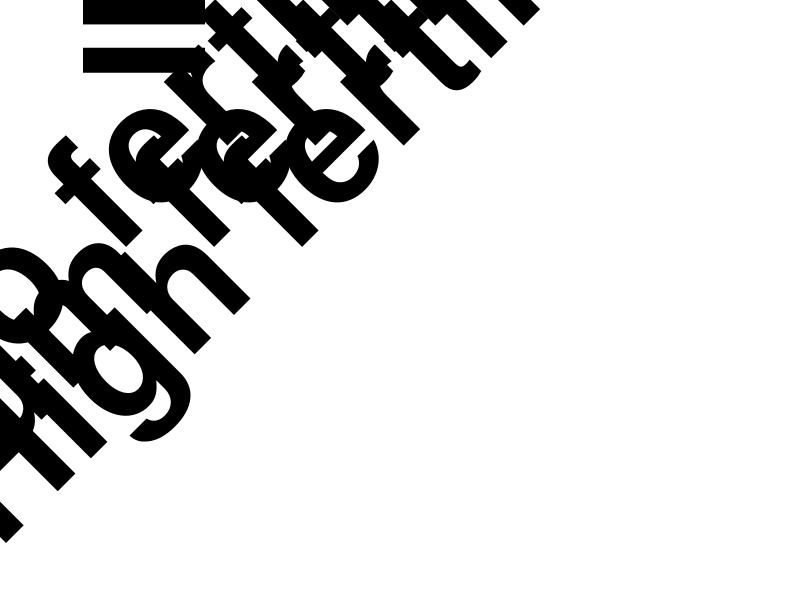
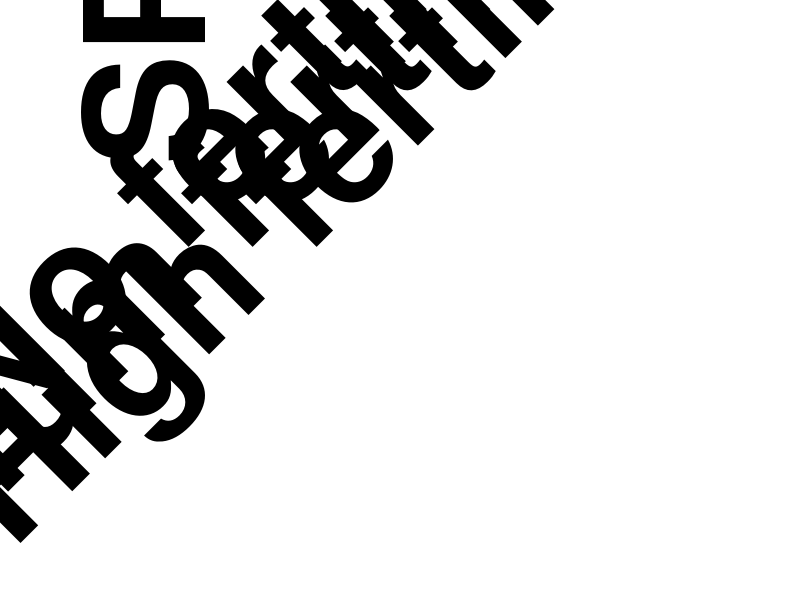
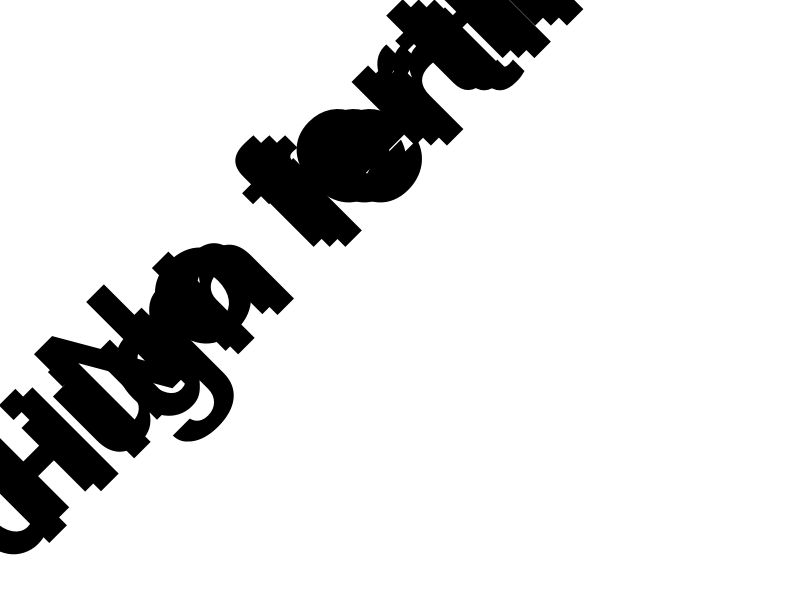
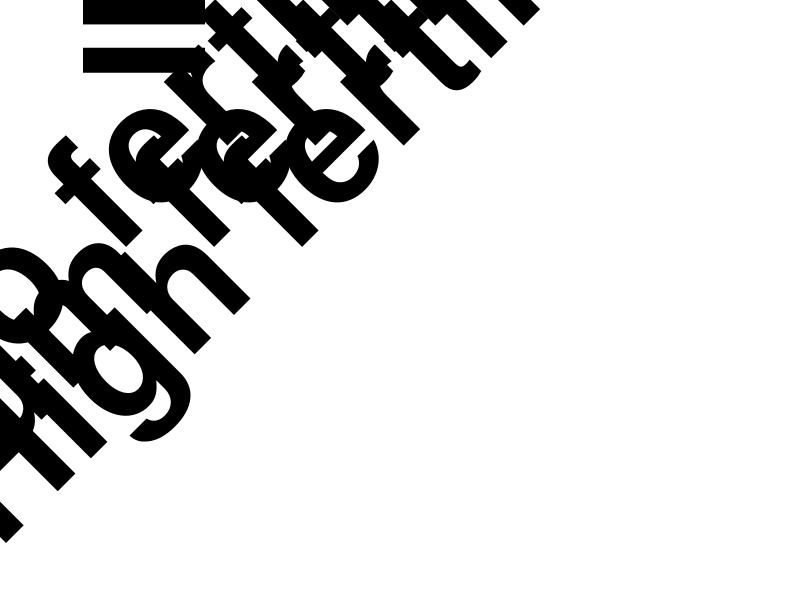
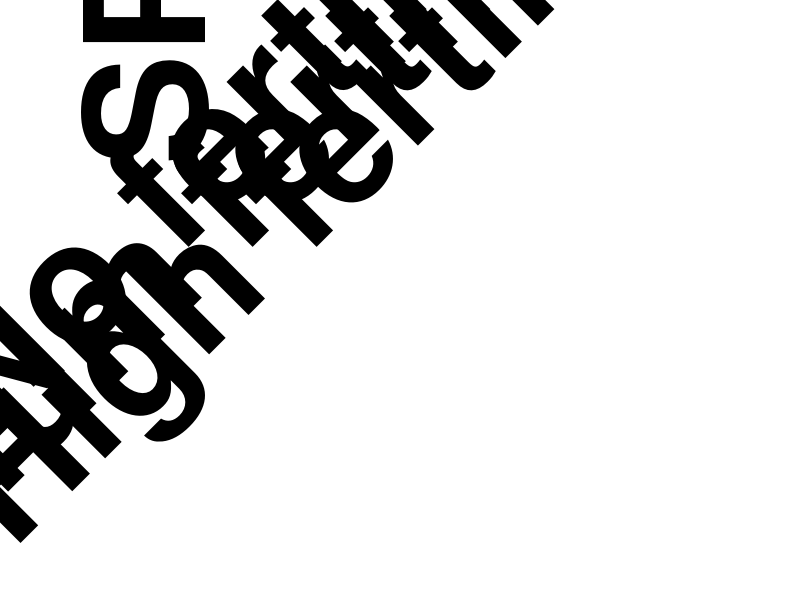
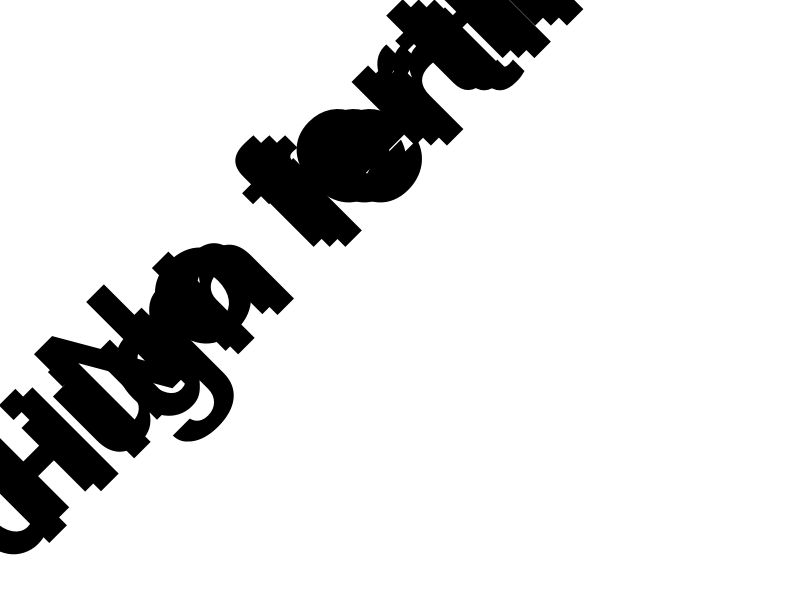
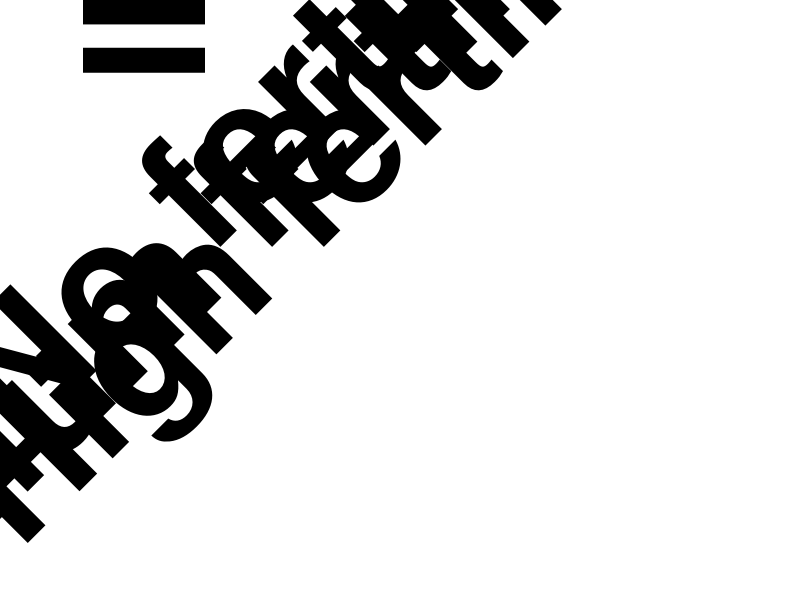
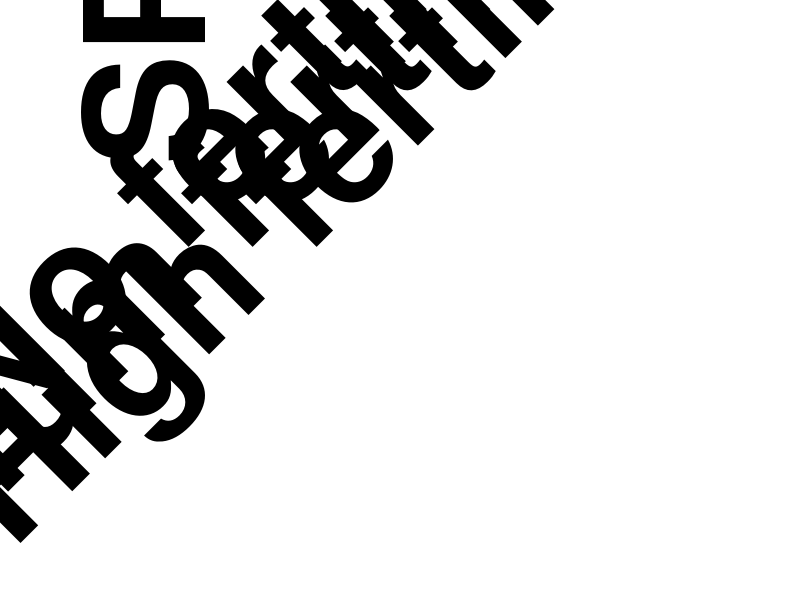

Source code (R) for these figures, in order:
# Phenotypic responses across fertilizer treatments at Leonard and Casselton in 2022

# Load required packages
library(tidyverse)
library(rstatix)
library(ggpubr)

# Output directory
outdir <- "Leonard_Casselton_soybean_phenotype_2022"
if (!dir.exists(outdir)) dir.create(outdir, recursive = TRUE)

# Fertilizer order and colors
fert_order <- c("No fertilizer", "Medium fertilizer", "High fertilizer")

fert_colors <- c(
  "No fertilizer" = "#8B1C62",
  "Medium fertilizer" = "#00008B",
  "High fertilizer" = "#009E73"
)

# Phenotype data

datasets <- list(
  
# Leonard
  
  "Leonard_ND18-17323_IDC" = tribble(
    ~`No fertilizer`, ~`Medium fertilizer`, ~`High fertilizer`,
    4.5, 3.5, 3,
    5, 1.5, 1,
    5, 3, 1.5,
    4.5, 1.5, 1.5
  ),
  
  "Leonard_ND18-17323_SPAD" = tribble(
    ~`No fertilizer`, ~`Medium fertilizer`, ~`High fertilizer`,
    8.5, 35.6, 25.9,
    6.9, 31.3, 38.5,
    11.1, 25.8, 30.9,
    10, 33.3, 37.5
  ),
  
  "Leonard_ND18-17323_SDW" = tribble(
    ~`No fertilizer`, ~`Medium fertilizer`, ~`High fertilizer`,
    764, 3077.8, 5177.5,
    362.2, 3307.8, 5387.6,
    771.4, 2132.5, 5032.4,
    602.1, 4255.7, 6408.7
  ),
  
  "Leonard_ND17009GT_IDC" = tribble(
    ~`No fertilizer`, ~`Medium fertilizer`, ~`High fertilizer`,
    5, 4, 3.5,
    5, 3.5, 3.5,
    5, 3.5, 3,
    5, 3.5, 2.5
  ),
  
  "Leonard_ND17009GT_SPAD" = tribble(
    ~`No fertilizer`, ~`Medium fertilizer`, ~`High fertilizer`,
    7.4, 31.9, 32.9,
    8.9, 37.9, 34.7,
    5.7, 34.2, 33.5,
    6.8, 24.1, 31.4
  ),
  
  "Leonard_ND17009GT_SDW" = tribble(
    ~`No fertilizer`, ~`Medium fertilizer`, ~`High fertilizer`,
    492.1, 2684.5, 3344.9,
    614.2, 4563.5, 5723.2,
    573.6, 2316.7, 4764.7,
    610.7, 2285.3, 3909.5
  ),
  
  "Leonard_A11_IDC" = tribble(
    ~`No fertilizer`, ~`Medium fertilizer`, ~`High fertilizer`,
    1.5, 1.5, 1,
    2, 1.5, 1,
    1.5, 1.5, 1,
    1, 1, 1
  ),
  
  "Leonard_A11_SPAD" = tribble(
    ~`No fertilizer`, ~`Medium fertilizer`, ~`High fertilizer`,
    30.9, 32.9, 35.6,
    22.2, 33, 36.6,
    33.3, 35.8, 37,
    33.8, 36.9, 38.4
  ),
  
  "Leonard_A11_SDW" = tribble(
    ~`No fertilizer`, ~`Medium fertilizer`, ~`High fertilizer`,
    3328.6, 4362.5, 6813.2,
    2292.7, 4431.4, 7533.2,
    4844.9, 4185.7, 3397.5,
    12354.8, 3601.6, 7202.5
  ),
  
  "Leonard_Rollete_IDC" = tribble(
    ~`No fertilizer`, ~`Medium fertilizer`, ~`High fertilizer`,
    4, 2, 1.5,
    3, 1.5, 1,
    4, 1.5, 1,
    4, 3, 1
  ),
  
  "Leonard_Rollete_SPAD" = tribble(
    ~`No fertilizer`, ~`Medium fertilizer`, ~`High fertilizer`,
    29.4, 27.7, 34.8,
    23.6, 28.4, 32.5,
    25.1, 38.1, 38.8,
    20.8, 30.9, 36.7
  ),
  
  "Leonard_Rollete_SDW" = tribble(
    ~`No fertilizer`, ~`Medium fertilizer`, ~`High fertilizer`,
    1772.8, 1904.5, 4427.5,
    1886.4, 2605.8, 8543.2,
    2063.7, 3635.4, 6378.3,
    1799.9, 2175.8, 4534.5
  ),
  
# Casselton
  
  "Casselton_ND18-17323_IDC" = tribble(
    ~`No fertilizer`, ~`Medium fertilizer`, ~`High fertilizer`,
    1, 1, 1,
    1, 1, 1,
    1, 1, 1,
    1, 1, 1
  ),
  
  "Casselton_ND18-17323_SPAD" = tribble(
    ~`No fertilizer`, ~`Medium fertilizer`, ~`High fertilizer`,
    41.7, 39.4, 35.5,
    33.2, 37.4, 44.2,
    40.5, 41.8, 48.3,
    40.3, 40, 44.7
  ),
  
  "Casselton_ND18-17323_SDW" = tribble(
    ~`No fertilizer`, ~`Medium fertilizer`, ~`High fertilizer`,
    14559.6, 6982.3, 9658.7,
    10857.8, 30566.1, 15992.7,
    11783.5, 20157.6, 16659.4,
    12477.3, 11820.5, 4328.7
  ),
  
  "Casselton_ND17009GT_IDC" = tribble(
    ~`No fertilizer`, ~`Medium fertilizer`, ~`High fertilizer`,
    1, 1, 1,
    1, 1, 1,
    1, 1, 1,
    1, 1, 1
  ),
  
  "Casselton_ND17009GT_SPAD" = tribble(
    ~`No fertilizer`, ~`Medium fertilizer`, ~`High fertilizer`,
    30.7, 35.9, 35.5,
    36.6, 43.5, 37.1,
    37.2, 33.8, 40.7,
    33.2, 37.4, 36.1
  ),
  
  "Casselton_ND17009GT_SDW" = tribble(
    ~`No fertilizer`, ~`Medium fertilizer`, ~`High fertilizer`,
    14850.3, 14789.8, 11153.6,
    6994.5, 2436.9, 7714.5,
    10318.6, 11081.2, 8663.2,
    12445.8, 7675.4, 6574.8
  ),
  
  "Casselton_A11_IDC" = tribble(
    ~`No fertilizer`, ~`Medium fertilizer`, ~`High fertilizer`,
    1, 1, 1,
    1, 1, 1,
    1, 1, 1,
    1, 1, 1
  ),
  
  "Casselton_A11_SPAD" = tribble(
    ~`No fertilizer`, ~`Medium fertilizer`, ~`High fertilizer`,
    40, 39.5, 38.3,
    41.9, 42.1, 44.1,
    38.8, 42.8, 33.5,
    38.5, 39.3, 41.6
  ),
  
  "Casselton_A11_SDW" = tribble(
    ~`No fertilizer`, ~`Medium fertilizer`, ~`High fertilizer`,
    18817.4, 28287.5, 7287.5,
    18944.3, 6231.7, 6426.4,
    13525.6, 19368.8, 8753.1,
    2345.8, 21785.3, 9085.8
  ),
  
  "Casselton_Rollete_IDC" = tribble(
    ~`No fertilizer`, ~`Medium fertilizer`, ~`High fertilizer`,
    1, 1, 1,
    1, 1, 1,
    1, 1, 1,
    1, 1, 1
  ),
  
  "Casselton_Rollete_SPAD" = tribble(
    ~`No fertilizer`, ~`Medium fertilizer`, ~`High fertilizer`,
    43.6, 39.1, 34.6,
    42.8, 43.9, 45.1,
    42.2, 37, 38.3,
    37.9, 42, 42.1
  ),
  
  "Casselton_Rollete_SDW" = tribble(
    ~`No fertilizer`, ~`Medium fertilizer`, ~`High fertilizer`,
    8955.9, 12355.8, 20683.5,
    17849, 30963.8, 24957.2,
    11061.3, 3565.8, 3979.6,
    5440, 13229.6, 9433.2
  )
)

# Shapiro-Wilk normality test
sw_all <- do.call(rbind, lapply(names(datasets), function(name) {
  
  dat_long <- datasets[[name]] %>%
    pivot_longer(cols = everything(), names_to = "Fertilizer", values_to = "Value") %>%
    mutate(Fertilizer = factor(Fertilizer, levels = fert_order))
  
  do.call(rbind, lapply(fert_order, function(g) {
    
    vals <- dat_long$Value[dat_long$Fertilizer == g]
    
    if (length(unique(vals)) < 2) {
      return(data.frame(
        Dataset = name,
        Fertilizer = g,
        n = length(vals),
        W = NA,
        p = NA,
        Normal = "SKIP - all identical"
      ))
    }
    
    sw <- shapiro.test(vals)
    
    data.frame(
      Dataset = name,
      Fertilizer = g,
      n = length(vals),
      W = round(sw$statistic, 4),
      p = round(sw$p.value, 4),
      Normal = ifelse(sw$p.value > 0.05, "YES", "NO")
    )
  }))
}))

print(sw_all, row.names = FALSE)

# Identify datasets that do not meet normality
failed <- sw_all %>%
  group_by(Dataset) %>%
  summarise(All_Normal = all(Normal == "YES"), .groups = "drop") %>%
  filter(!All_Normal)

cat("\nDatasets with at least one non-normal or identical group:\n")
print(failed$Dataset)

# Statistical analysis and phenotype plots
run_phenotype_plot <- function(dat_wide, dataset_name) {
  
  dat_long <- dat_wide %>%
    pivot_longer(cols = everything(), names_to = "Fertilizer", values_to = "Value") %>%
    mutate(Fertilizer = factor(Fertilizer, levels = fert_order))
  
  normality <- sw_all %>%
    filter(Dataset == dataset_name)
 all_normal <- all(normality$Normal == "YES")
  
# Skip inferential statistics when all values are identical
if (length(unique(dat_long$Value)) < 2) {
    
    stat.test <- data.frame()
    
# ANOVA and Tukey HSD when all groups meet normality
} else if (all_normal) {
    
    anova_result <- dat_long %>%
      anova_test(Value ~ Fertilizer)
    
    tukey_result <- dat_long %>%
      tukey_hsd(Value ~ Fertilizer)
    
    stat.test <- tukey_result %>%
      filter(group1 == "No fertilizer", group2 == "High fertilizer") %>%
      filter(p.adj <= 0.05) %>%
      mutate(plot_signif = ifelse(p.adj.signif == "****", "***", p.adj.signif))
    
# Kruskal-Wallis and pairwise Wilcoxon when normality is not met
} else {
    
    kw_result <- dat_long %>%
      kruskal_test(Value ~ Fertilizer)
    
    wilcox_result <- dat_long %>%
      wilcox_test(Value ~ Fertilizer, p.adjust.method = "BH", paired = FALSE) %>%
      add_significance("p.adj")
    
    stat.test <- wilcox_result %>%
      filter(group1 == "No fertilizer", group2 == "High fertilizer") %>%
      filter(p.adj <= 0.05) %>%
      mutate(plot_signif = ifelse(p.adj.signif == "****", "***", p.adj.signif))
    
  }
  
# Significance bracket position
y_max <- max(dat_long$Value, na.rm = TRUE)
y_pad <- 0.25 * y_max
  
  if (nrow(stat.test) > 0) {
    stat.test$y.position <- y_max + 0.25 * y_pad
  }
  
# Phenotype label
trait <- sub(".*_", "", dataset_name)
y_label <- switch(
    trait,
    IDC = "IDC Scores",
    SPAD = "SPAD Scores",
    SDW = "SDW"
  )
  
  # Plot
p <- ggplot(dat_long, aes(x = Fertilizer, y = Value, fill = Fertilizer)) +
    geom_bar(stat = "summary", fun = "mean", width = 0.6, color = "black") +
    geom_errorbar(stat = "summary", fun.data = "mean_sdl", fun.args = list(mult = 1), width = 0.2) +
  geom_jitter(width = 0.05, alpha = 0.8, size = 15, color = "black") +
    {
      if (nrow(stat.test) > 0)
        stat_pvalue_manual(
          stat.test,
          label = "plot_signif",
          y.position = "y.position",
          tip.length = 0.02,
          size = 70,
          linewidth = 8,
          inherit.aes = FALSE
        )
    } +
    scale_x_discrete(limits = fert_order, drop = FALSE) +
    scale_fill_manual(values = fert_colors, limits = fert_order, drop = FALSE) +
    scale_y_continuous(breaks = scales::pretty_breaks(n = 6)) +
    coord_cartesian(ylim = c(0, y_max + y_pad)) +
    labs(x = "", y = y_label) +
    theme_classic(base_size = 120) +
    theme(
      axis.text.x = element_text(angle = 45, hjust = 1, size = 120, face = "bold", colour = "black"),
      axis.text.y = element_text(size = 100, face = "bold", colour = "black"),
      axis.title = element_text(size = 120, face = "bold", colour = "black"),
      legend.position = "none"
    )
  

# Save figure
trait_filename <- switch(
    trait,
    IDC = "IDCscores",
    SPAD = "SPADscores",
    SDW = "SDW"
  )
sample_name <- sub(paste0("_", trait, "$"), "", dataset_name)
ggsave(file.path(outdir, paste0("2022_", sample_name, "_", trait_filename, ".png")),
    p,
    width = 20,
    height = 25,
    dpi = 500,
    bg = "white"
  )
}

# Generate all phenotype figures
for (name in names(datasets)) {
  run_phenotype_plot(datasets[[name]], name)
}
